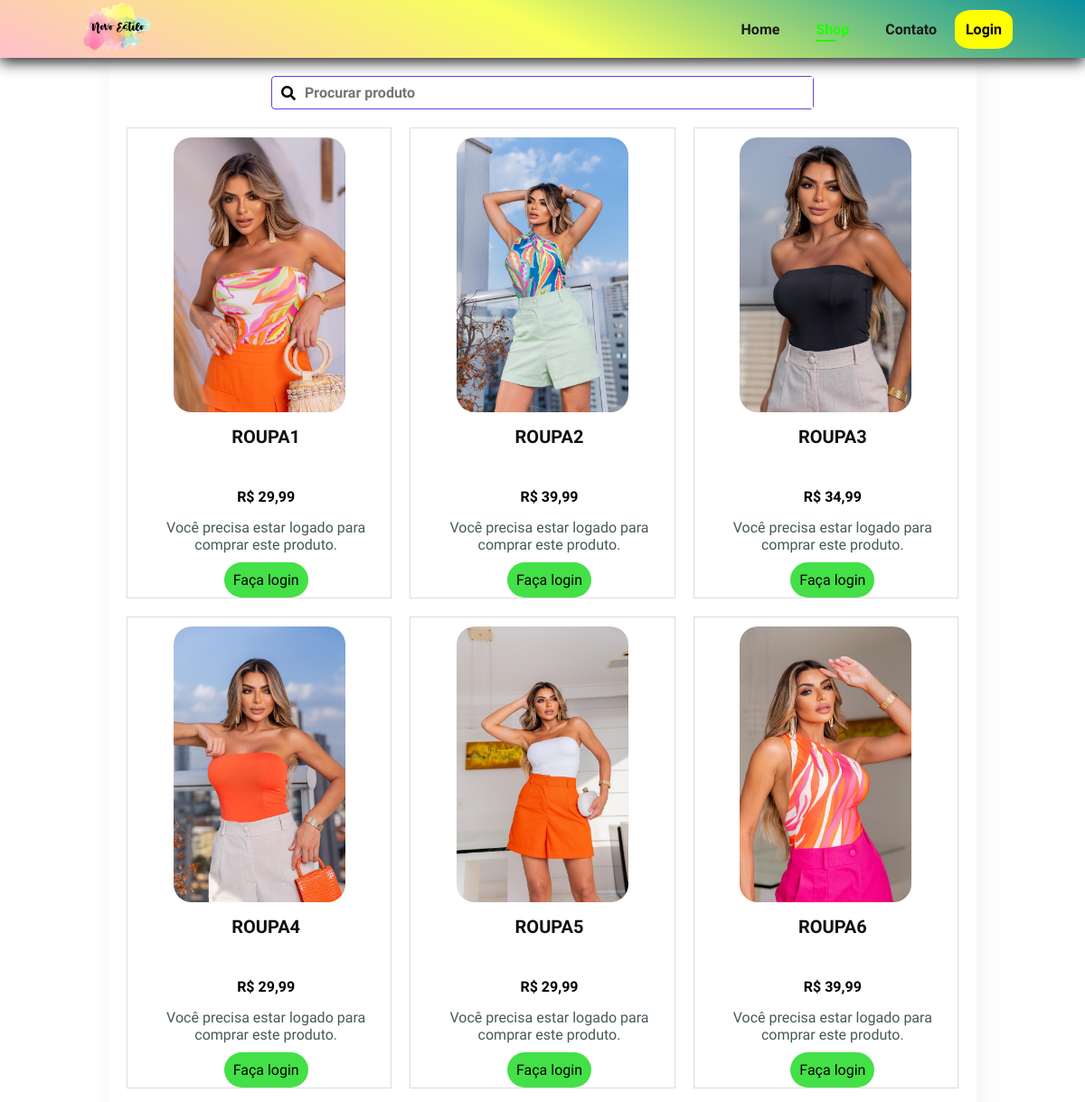
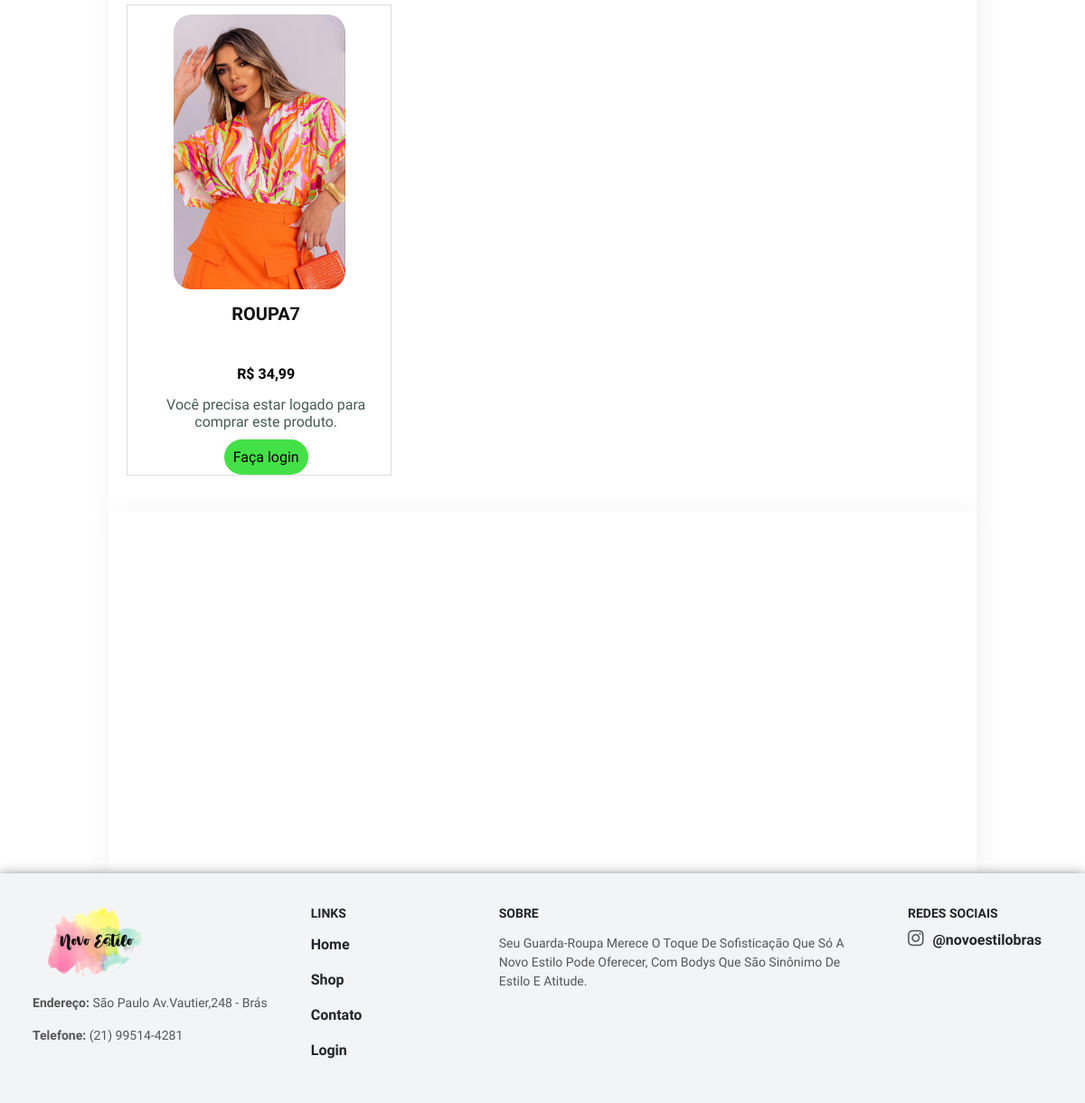
Page /loja/loja.php on the committed database (2 pictures, top to bottom).
### tables this page shows
CREATE TABLE `produto` (
  `Cod_Produto` int(11) NOT NULL,
  `Nome_Produto` varchar(255) NOT NULL,
  `Preco_Produto` double NOT NULL,
  `Foto_Produto` varchar(255) NOT NULL
);

### loja/loja.php (the view, shortened to what this page needs)
<!DOCTYPE html>
<html lang="en">
<head>
    <link rel="stylesheet" href="https://pro.fontawesome.com/releases/v5.10.0/css/all.css" />
    <link rel="stylesheet" href="../css/style.css">
    <link rel="stylesheet" href="../css/loja.css">
</head>
<body>
    <section id="header">
        <a href="#"><img src="../img/logo.png" class="logo"></a>
        <div>
            <ul id="navbar">
                <li><a href="../index.php">Home</a></li>
                <li><a class="active" href="loja.php">Shop</a></li>
                <li><a href="../contato/contato.php">Contato</a></li>
                <a href="../login/login.php" class="login">Login</a>
            </ul>
        </div>
    </section>
    <section class="containerloja">
        <form>
            <i class="fas fa-search"></i>
            <input type="text" name="" id="search-item" placeholder="Procurar produto" onkeyup="search()">
        </form>
        <div class="product-list" id="product-list">
            <?php
            $servername = "localhost";
            $username = "root";
            $password = "";
            $dbname = "novoestilo";
            $conn = new mysqli($servername, $username, $password, $dbname);
            $sql = "SELECT Nome_Produto, Preco_Produto, Foto_Produto FROM produto";
            $result = $conn->query($sql);
            if ($result->num_rows > 0) {
                while ($row = $result->fetch_assoc()) {
                    echo '<div class="product">';
                    echo '<img src="' . $row["Foto_Produto"] . '" alt="">';
                    echo '<div class="p-details">';
                    echo '<h2>' . $row["Nome_Produto"] . '</h2>';
                    echo '<h3>R$ ' . number_format($row["Preco_Produto"], 2, ',', '.') . '</h3>';
                        echo '<p>Você precisa estar logado para comprar este produto.</p>';
                        echo '<a href="../login/login.php">Faça login</a>';
                    echo '</div>';
                    echo '</div>';
                }
            }
            ?>
        </div>
    </section>
    <section class="espaco">
    </section>
    <section class="contact">
        <div class="contact-info">
            <div class="first-info">
                <img src="../img/logo.png" alt="">
                <p><strong>Endereço: </strong>São Paulo Av.Vautier,248 - Brás</p>
                <p><strong>Telefone: </strong>(21) 99514-4281</p>
            </div>
            <div class="second-info">
                <h4>Links</h4>
                <p><a href="../index.php">Home</a></p>
                <p><a class="active" href="loja.php">Shop</a></p>
                <p><a href="../contato/contato.php">Contato</a></p>
                <p><a href="../login/login.php">Login</a></p>
            </div>
            <div class="third-info">
                <h4>Sobre</h4>
                <p>Seu guarda-roupa merece o toque de sofisticação que só a Novo Estilo pode oferecer, com bodys que são sinônimo de estilo e atitude.</p>
            </div>
            <div class="four-info">
                <h4>Redes Sociais</h4>
                <div class="social-icon">
                    <a target="_blank" href="https://instagram.com/novoestilobras?igshid=MzRlODBiNWFlZA=="><i class="fab fa-instagram"></i>@novoestilobras</a>
                </div>
            </div>
        </div>
    </section>
</body>
</html>

### css/style.css (style rules this page uses)
* { margin: 0; padding: 0; box-sizing: border-box; font-family: "Spartan", sans-serif; }
html { scroll-behavior: smooth; }
h2 { font-size: 46px; line-height: 54px; color: #222; }
h4 { font-size: 20px; color: #222; }
p { font-size: 16px; color: #465b52; margin: 15px 0 20px 0; }
body { width: 100%; }
#header { display: flex; height: 8vh; overflow: hidden; align-items: center; justify-content: space-between; padding: 20px 80px; background: linear-gradient(25deg ,pink, #f7ff5c,#068fa1); box-shadow: 0 5px 15px rgba(0,0,0,0.86); z-index: 999; position: sticky; top: 0; left: 0; }
#header .login { background-color: yellow; border-radius: 30%; color: black; padding: 12px; text-decoration: none; font-size: 16px; font-weight: 600; }
#header img { width: 100px; height: auto; }
#navbar { display: flex; align-items: center; justify-content: center; }
#navbar li { list-style: none; padding: 0 20px; position: relative; }
#navbar li a { text-decoration: none; font-size: 16px; font-weight: 600; color: #1a1a1a; transition: 0.3s ease; }
#navbar li a:hover, #navbar li a.active { color:#1eff00; }
#navbar li a.active::after, #navbar li a:hover::after { content:""; width: 30%; height: 2px; background: #1eff00; position: absolute; bottom: -4px; left: 20px; }
.contact { padding: 3%; }
.contact a { text-decoration: none; font-size: 16px; font-weight: 600; color: #212529; transition: 0.3s ease; }
.contact { box-shadow: 0 5px 15px rgba(0,0,0,0.86); background-color: #f3f4f6; }
.contact-info { display: grid; grid-template-columns: repeat(auto-fit, minmax(160px, auto)); gap: 3rem; }
.first-info img { width: 140px; height: auto; }
.contact-info h4 { color: #212529; font-size: 14px; text-transform: uppercase; margin-bottom: 10px; }
.contact-info p { color: #565656; font-size: 14px; font-weight: 400; text-transform: capitalize; line-height: 1.5; margin-bottom: 10px; cursor: pointer; transition: all .42s; }
.social-icon i { color: #565656; margin-right: 10px; font-size: 20px; transition: all .42s; }

### css/loja.css (style rules this page uses)
body { width: 100%; height: auto; font-size: 16px; }
body { background-color: rgb(255, 255, 255); }
.espaco { margin: auto; display: flex; flex-direction: column; align-items: center; justify-content: center; width: 80%; height: 50vh; padding: 20px; background-color: white; box-shadow: 4px 4px 30px rgba(0, 0, 0, 0.06); }
.containerloja { margin: auto; display: flex; flex-direction: column; align-items: center; justify-content: center; width: 80%; padding: 20px; background-color: white; box-shadow: 4px 4px 30px rgba(0, 0, 0, 0.06); }
.containerloja form { width: 100%; max-width: 600px; border: 1px solid rgb(82, 74, 235); border-radius: 4px; display: flex; flex-direction: row; align-items: center; }
.containerloja input { border: none; outline: none; box-shadow: none; width: 100%; font-size: 1em; font-weight: 600; padding: 8px 10px; }
.containerloja form i { padding-left: 10px; }
.product-list { padding: 20px 0; display: grid; grid-template-columns: repeat(3, 1fr); grid-gap: 20px; }
.product { display: flex; flex-direction: column; align-items: center; text-align: center; border: 1px solid #ddd; padding: 10px; cursor: pointer; }
.product img { max-width: 70%; height: auto; border-radius: 20px; }
.product .p-details { padding-left: 15px; }
.product .p-details h2 { color: #111; font-size: 1.25em; margin-bottom: 30px; }
.product .p-details h3 { font-size: 1em; }

### loja/loja.php (style rules this page uses)
.product a { text-decoration: none !important; color:black !important; background-color: #44e047 !important; padding: 10px !important ; border-radius: 20px !important; }

### rows in the picture
produto: Foto_Produto (picture), Nome_Produto "ROUPA1", Preco_Produto "29,99"
produto: Foto_Produto (picture), Nome_Produto "ROUPA2", Preco_Produto "39,99"
produto: Foto_Produto (picture), Nome_Produto "ROUPA3", Preco_Produto "34,99"
produto: Foto_Produto (picture), Nome_Produto "ROUPA4", Preco_Produto "29,99"
produto: Foto_Produto (picture), Nome_Produto "ROUPA5", Preco_Produto "29,99"
produto: Foto_Produto (picture), Nome_Produto "ROUPA6", Preco_Produto "39,99"
produto: Foto_Produto (picture), Nome_Produto "ROUPA7", Preco_Produto "34,99"
